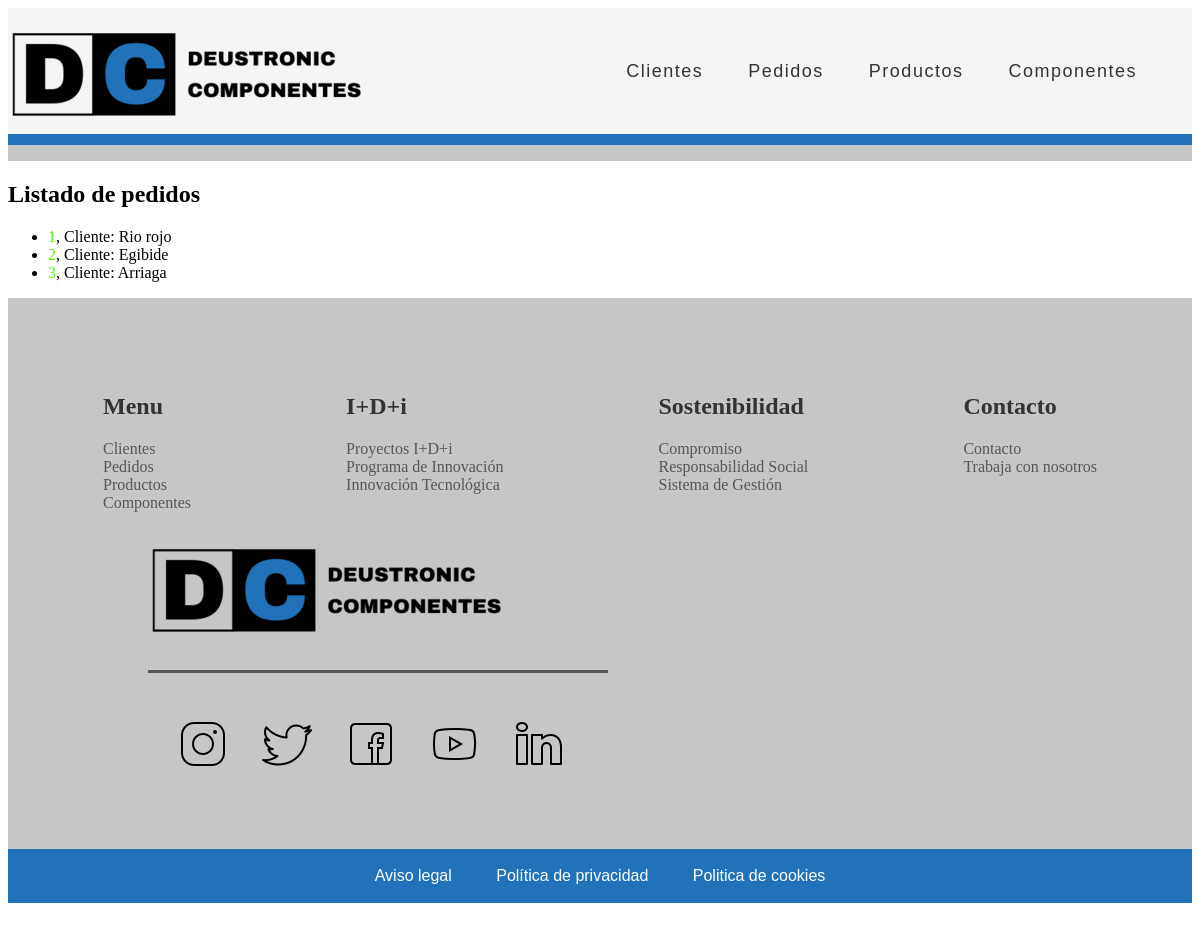
The app's page /appGestionPedidos/pedido/list with its own data.
### appGestionPedidos/models.py (models this page shows, shortened)
class Pedido(models.Model):
    referencia = models.IntegerField(unique=True)
    producto = models.ManyToManyField(Producto, through="ProductoPedido")
    fecha = models.DateField()
    cliente = models.ForeignKey(Cliente, on_delete=models.CASCADE)
    precioTotal = models.FloatField(blank=True, null=True)

class Cliente(models.Model):
    CIF = models.CharField(max_length=9, unique=True)
    nombreEmpresa = models.CharField(max_length=16)
    direccion = models.CharField(max_length=60)
    datosContacto = models.CharField(max_length=60)

### appGestionPedidos/views.py (the view)
# urls.py: path('pedido/list', views.PedidoListView.as_view(), name='pedido'),
class PedidoListView(ListView):
    model = Pedido

### appGestionPedidos/templates/appGestionPedidos/pedido_list.html (shortened to what this page needs)
{% extends "base.html" %}
{% block contenido %}
    <h2>Listado de pedidos</h2>
    {% if pedido_list %}
        <ul>
        {% for pedido in pedido_list %}
            <li>
                <a href="/appGestionPedidos/pedido_list/{{ pedido.id }}">{{ pedido.id }}</a>, Cliente: {{ pedido.cliente.nombreEmpresa }}
            </li>
        {% endfor %}
        </ul>
    {% else %}
    <p>No hay pedidos creados.</p>
    {% endif %}
{% endblock %}

### appGestionPedidos/static/CSS/estilos.css (style rules this page uses)
a:link, a:visited { color: rgb(83, 243, 3); text-decoration: none; }

### records on screen
Pedido: id "1", cliente.nombreEmpresa "Rio rojo"
Pedido: id "2", cliente.nombreEmpresa "Egibide"
Pedido: id "3", cliente.nombreEmpresa "Arriaga"
